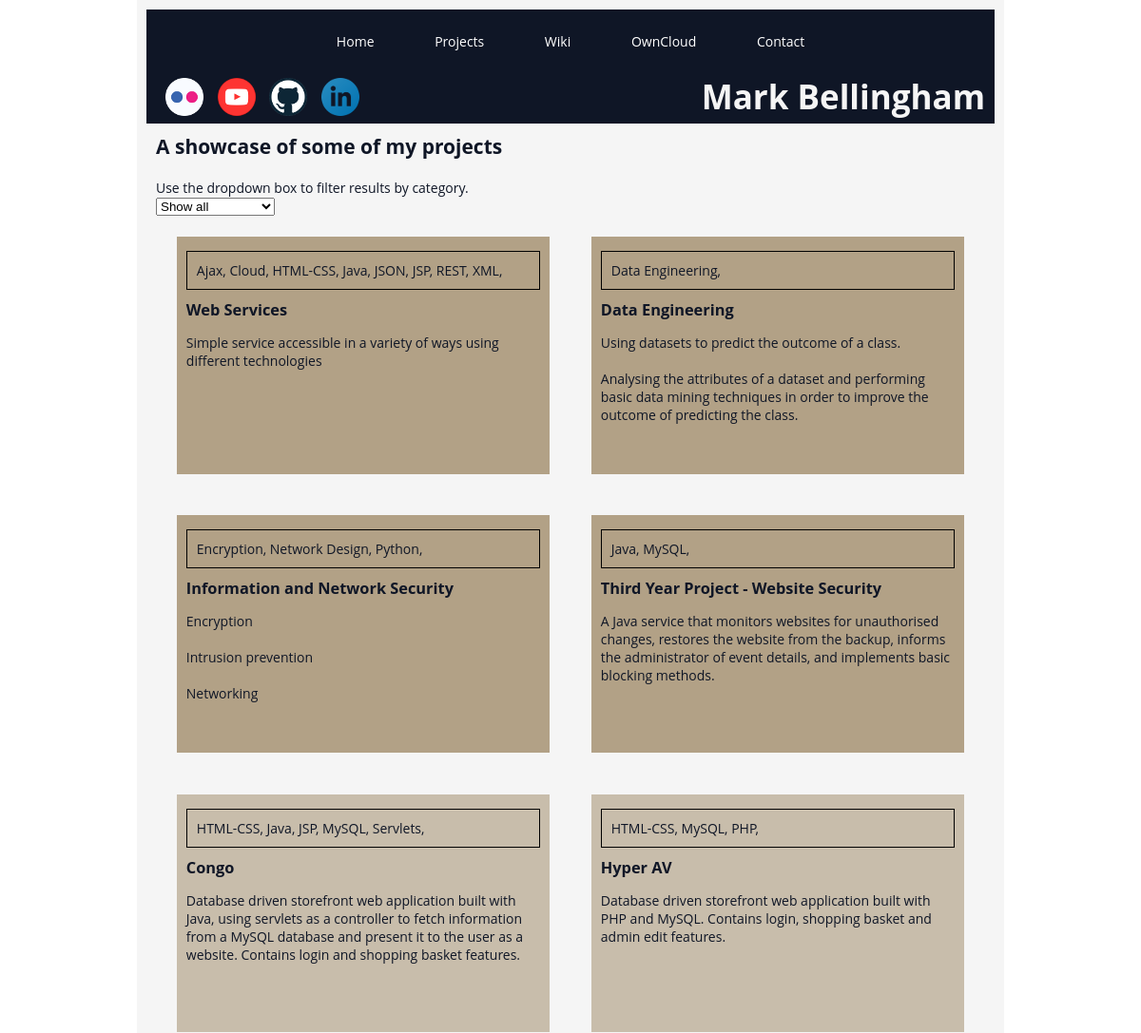
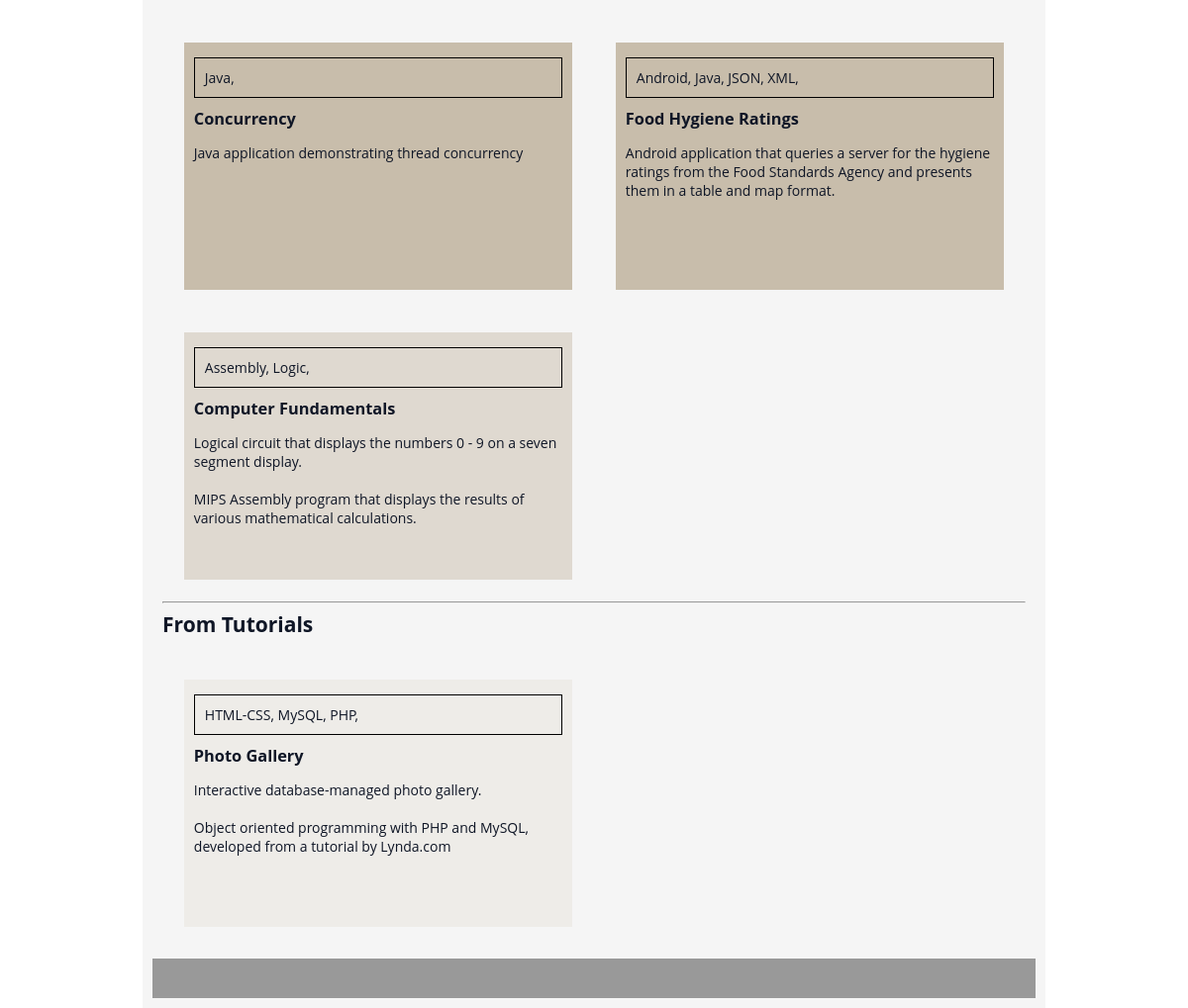
Page /portfolio/projects.php on the committed database (2 pictures, top to bottom).
### tables this page shows
CREATE TABLE project_categories (
  p_name VARCHAR(37) NOT NULL,
  c_name VARCHAR(20) NOT NULL,
  PRIMARY KEY (p_name, c_name),
  FOREIGN KEY (c_name) REFERENCES categories (c_name),
  FOREIGN KEY (p_name) REFERENCES projects (p_name)
);

CREATE TABLE projects (
  p_name VARCHAR(37) NOT NULL PRIMARY KEY,
  p_description VARCHAR(300) NOT NULL,
  p_picture VARCHAR(30),
  p_group INT(2) NOT NULL,
  p_url VARCHAR(25) NOT NULL
);

### portfolio/includes/database.php (called while the page is built, shortened)
<?php
class MysqlDatabase {
  private $connection;
  public function open_connection() {
    $this->connection = mysqli_connect(DB_SERVER, DB_USER, DB_PASS, DB_NAME);
  }
  public function query($sql) {
    $result = mysqli_query($this->connection, $sql);
    return $result;
  }
  public function fetch_array($result_set) {
    return mysqli_fetch_array($result_set);
  }
}
$database = new MySQLDatabase();
?>

### portfolio/includes/database_object.php (called while the page is built, shortened)
<?php
require_once('database.php');
class DatabaseObject {
  public static function find_by_sql($sql="") {
    global $database;
    $result_set = $database->query($sql);
    $object_array = array();
    while ($row = $database->fetch_array($result_set)) {
      $object_array[] = static::instantiate($row);
    }
    return $object_array;
  }
  private static function instantiate($record) {
    $object = new static;
    foreach($record as $attribute=>$value){
      if($object->has_attribute($attribute)) {
        $object->$attribute = $value;
      }
    }
    return $object;
  }
  private function has_attribute($attribute) {
    return array_key_exists($attribute, $this->attributes());
  }
  protected function attributes() {
    $attributes = array();
    foreach(static::$db_fields as $field) {
      if(property_exists($this, $field)) {
        $attributes[$field] = $this->$field;
      }
    }
    return $attributes;
  }
}

### portfolio/projects.php (the view, shortened to what this page needs)
<?php
include_once('includes/header.php');
include_once('includes/project_categories_model.php');
?>
<article style="width: 100%">
  <h1>A showcase of some of my projects</h1>
  <?php
  $sql = "SELECT DISTINCT c_name FROM categories ORDER BY c_name";
  $categories = Categories::find_by_sql($sql);
  if (isset($_GET['category'])) {
    $url_parameter = $_GET['category'];
  } else {
    $url_parameter = "";
  }
  echo "Use the dropdown box to filter results by category.";
  if($categories) { ?>
    <form action = <?php echo $_SERVER['PHP_SELF']; ?> method="GET">
      <select name="category" onchange="this.form.submit()">
        <option>Show all</option>
      </select>
    </form><?php
  }
  if($url_parameter != "" && $url_parameter != "Show all") {
    $escaped_parameter = $database->escape_value($url_parameter);
    $sql = "SELECT * FROM projects p JOIN project_categories pc ON p.p_name = pc.p_name WHERE pc.c_name = '$escaped_parameter' ORDER BY p_group DESC";
  } else {
    $sql = "SELECT * FROM projects ORDER BY p_group DESC";
  }
  $projects = Project::find_by_sql($sql);
  $sql = "SELECT * FROM project_categories";
  $project_categories = ProjectCategories::find_by_sql($sql);
  ?>
  <div id="projects">
    <?php
    $title = 0;
    foreach($projects as $project) {
      $name = $project->p_name;
      $group = $project->p_group;
      if($group == 0 && $title == 0) {
        echo "<hr style=\"clear:both;\"/>";
        echo "<h1>From Tutorials</h1>";
        $title = 1;
      } ?>
      <a class="about <?php echo "project-".$project->p_group ?>" id="<?php echo $name ?>" href="#"
        onclick="showProjectInfo('<?php echo $project->p_url ?>')"
        style="border: none;">
        <div class="categories"><?php
        foreach($project_categories as $index) {
          if($name == $index->p_name) {
            echo $index->c_name . ", ";
          }
        } ?>
        </div>
        <?php
        echo "<h3>" . $name . "</h3>";
        echo "<p>" . $project->p_description . "</p>";
        ?>
      </a>
      <?php
    }
    ?>
  </div>
</article>
<?php include_once('includes/footer.php'); ?>

### portfolio/includes/header.php (shortened to what this page needs)
<!DOCTYPE html>
<html lang="en">
<head>
  <link id="colours" type="text/css" href="/portfolio/css/style1.css" rel="stylesheet">
  <link id="stylesheet" type="text/css" href="/portfolio/css/style.css" rel="stylesheet">
  <link rel="stylesheet" href="https://cdnjs.cloudflare.com/ajax/libs/fancybox/3.2.5/jquery.fancybox.min.css" />
</head>
<body>
  <div id="container">
    <header>
      <p id="mainMenu">
        <a href="/index.php" class="mainMenu">Home</a>
        <a href="/portfolio/projects.php" class="mainMenu">Projects</a>
        <a href="/wiki" class="mainMenu" target="_blank" onclick="ga(‘send’, {'hitType':'event', 'eventCategory':'external app', 'eventAction':'Wiki'});">Wiki</a>
        <a href="https://markbellingham.me/owncloud" class="mainMenu" target="_blank">OwnCloud</a>
        <a href="/portfolio/contact.php" class="mainMenu">Contact</a>
      </p>
      <div id="smlogos">
        <div id="sm_logos">
          <div class="smlogos">
            <a href="https://www.flickr.com/photos/markbellingham/albums" target="_blank" title="Flickr - Photos"
                onclick="ga(‘send’, {'hitType':'event', 'eventCategory':'social', 'eventAction':'social-Flickr'});">
              <img src="/portfolio/images/round_flickr_logo_sm.png"  alt="Flickr - Photos"/>
            </a>
          </div>
          <div class="smlogos">
            <a href="https://www.youtube.com/user/mbellingham/videos" target="_blank" title="Youtube - Videos"
                onclick="ga(‘send’, {'hitType':'event', 'eventCategory':'social', 'eventAction':'social-YouTube'});">
              <img src="/portfolio/images/round_youtube_logo_sm.png"  alt="Youtube - Videos"/>
            </a>
          </div>
          <div class="smlogos">
            <a href="https://github.com/markbellingham" target="_blank" title="Github - Code repository"
                onclick="ga(‘send’, {'hitType':'event', 'eventCategory':'social', 'eventAction':'social-GitHub'});">
              <img src="/portfolio/images/round_github_logo_sm.png"  alt="Github - Code repository"/>
            </a>
          </div>
          <div class="smlogos">
            <a href="https://www.linkedin.com/in/markbellingham/" target="_blank" title="Linkedin - Professional profile"
                onclick="ga(‘send’, {'hitType':'event', 'eventCategory':'social', 'eventAction':'social-LinkedIn'});">
              <img src="/portfolio/images/round_linkedin_logo_sm.png" alt="Linkedin - Professional profile" />
            </a>
          </div>
        </div>
      </div>
      <div id="name-big">Mark Bellingham</div>
    </header>

### portfolio/includes/footer.php
    <footer>
    </footer>
    </div>
  </body>
</html>

### portfolio/css/style1.css (style rules this page uses)
:root { --Dark: 15, 22, 38; --Colour1: 171, 152, 122; --Colour2: 255, 83, 61; --Light: 245, 245, 245; }

### portfolio/css/style.css (style rules this page uses)
* { box-sizing: border-box; }
html,body { margin: 0; padding: 0; background: #fff; color: rgb(var(--Dark)); font-family: 'Open Sans','Trebuchet MS','Arial',sans-serif; font-size: 14px; }
body { height: 100%; max-width: 1920px; }
#container { width: 76%; min-width: 900px; min-height: 100%; margin-left: auto; margin-right: auto; background-color: rgb(var(--Light)); padding: 10px; overflow: hidden; }
a { text-decoration: none; color: rgb(var(--Colour1)); }
header,footer,article,nav { float: left; padding: 10px; }
header,footer { width: 100%; }
header,footer { background-color: rgb(var(--Dark)); color: #fff; text-align: right; height: 120px; }
#name-big, #name-small { color: rgb(var(--Light)); font-size: 2.5em; font-weight: bold; line-height: 70px; vertical-align: bottom; }
footer { background-color: #999; height: 40px; }
#mainMenu { text-align: center; }
.mainMenu { color:#fff; display: inline; padding-left: 30px; padding-right: 30px; }
#smlogos { float: left; margin-top: 15px; margin-left: 5px; }
.smlogos { display: inline-block; padding-left: 5px; padding-right: 6px; }
article { float: left; width: 85%; position: relative; min-height: 750px; }
h1 { padding:0; margin:0 0 20px 0; }
.about { display: block; width: 30%; min-width: 275px; min-height: 250px; border: 1px solid black; margin: 1.5%; float: left; padding-left: 10px; padding-right: 10px; padding-top: 15px; color: rgb(var(--Dark)); }
.about h3 { display: inline; }
@media (min-width: 642px) and (max-width: 1450px) { .about { width: 45%; margin: 2.5%; } }
#projects { clear: both; }
.project-3 { background-color: rgba(var(--Colour1), 0.9); }
.project-2 { background-color: rgba(var(--Colour1), 0.6); }
.project-1 { background-color: rgba(var(--Colour1), 0.3); }
.project-0 { background-color: rgba(var(--Colour1), 0.1); }
.categories { min-width:100%; border:1px solid black; margin-bottom:10px; padding: 10px; }

### rows in the picture
projects: p_name "Web Services", p_description "Simple service accessible in a variety of ways using different technologies"
project_categories: c_name "Ajax"
project_categories: c_name "Cloud"
project_categories: c_name "HTML-CSS"
project_categories: c_name "Java"
project_categories: c_name "JSON"
project_categories: c_name "JSP"
project_categories: c_name "REST"
project_categories: c_name "XML"
projects: c_name "Data Engineering", p_name "Data Engineering", p_description "Using datasets to predict the outcome of a class. Analysing the attributes of a dataset and performing basic data mining techniques in order to improve the outcome of predicting the class."
projects: p_name "Information and Network Security", p_description "Encryption Intrusion prevention Networking"
project_categories: c_name "Encryption"
project_categories: c_name "Network Design"
project_categories: c_name "Python"
projects: p_name "Third Year Project - Website Security", p_description "A Java service that monitors websites for unauthorised changes, restores the website from the backup, informs the administrator of event details, and implements basic blocking methods."
project_categories: c_name "Java"
project_categories: c_name "MySQL"
projects: p_name "Congo", p_description "Database driven storefront web application built with Java, using servlets as a controller to fetch information from a MySQL database and present it to the user as a website. Contains login and shopping basket features."
project_categories: c_name "HTML-CSS"
project_categories: c_name "Java"
project_categories: c_name "JSP"
project_categories: c_name "MySQL"
project_categories: c_name "Servlets"
projects: p_name "Hyper AV", p_description "Database driven storefront web application built with PHP and MySQL. Contains login, shopping basket and admin edit features."
project_categories: c_name "HTML-CSS"
project_categories: c_name "MySQL"
project_categories: c_name "PHP"
projects: p_name "Concurrency", p_description "Java application demonstrating thread concurrency"
project_categories: c_name "Java"
projects: p_name "Food Hygiene Ratings", p_description "Android application that queries a server for the hygiene ratings from the Food Standards Agency and presents them in a table and map format."
project_categories: c_name "Android"
project_categories: c_name "Java"
project_categories: c_name "JSON"
project_categories: c_name "XML"
projects: p_name "Computer Fundamentals", p_description "Logical circuit that displays the numbers 0 - 9 on a seven segment display. MIPS Assembly program that displays the results of various mathematical calculations."
project_categories: c_name "Assembly"
project_categories: c_name "Logic"
projects: p_group 0 (drawn), p_name "Photo Gallery", p_description "Interactive database-managed photo gallery. Object oriented programming with PHP and MySQL, developed from a tutorial by Lynda.com"
project_categories: c_name "HTML-CSS"
project_categories: c_name "MySQL"
project_categories: c_name "PHP"
